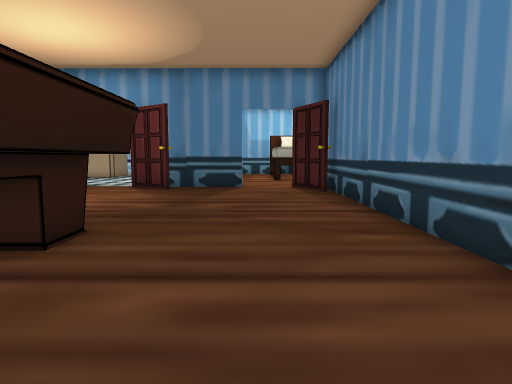
view 1 (above)

24 first-person views from a walk through a Unity game level. The camera is 1.3 m above the floor, tilts 6° down and sees 75° across. The floor is counted in squares, 1 m on a side. Each view is taken from the middle of a square. On the plan, view 1 faces up. The plan holds only what a view shows up to about 14 squares ahead; the rest is blank. The place goes on beyond the plan. The player character is not drawn. Door leaves are left out, so doorways stand open. Some surface patterns are stand-ins.

view 2
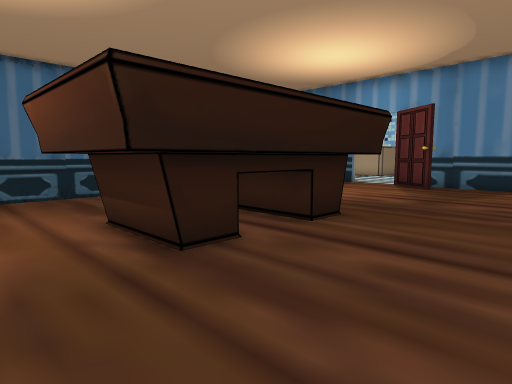

view 3
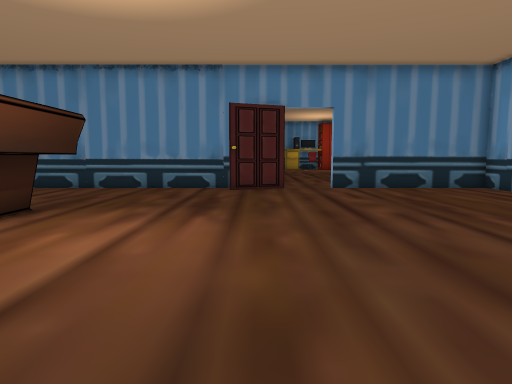

view 4
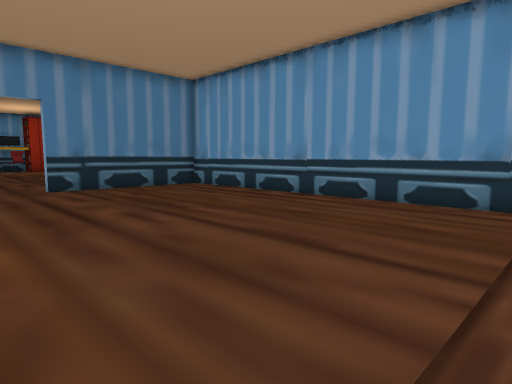

view 5
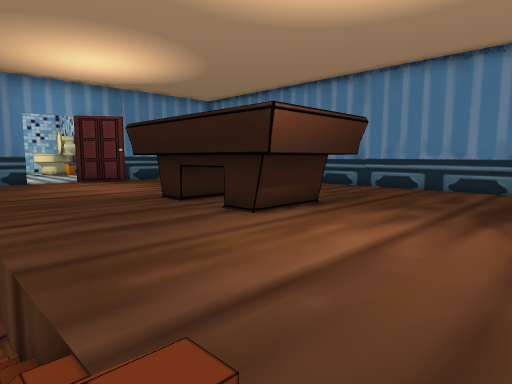

view 6
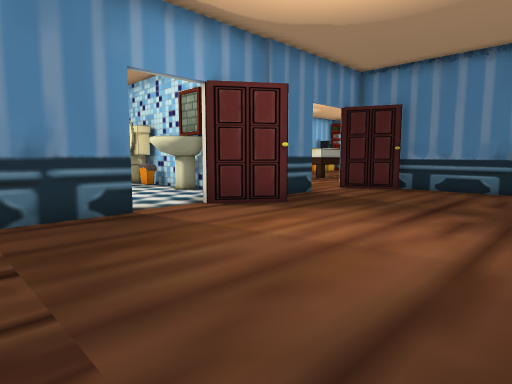

view 7
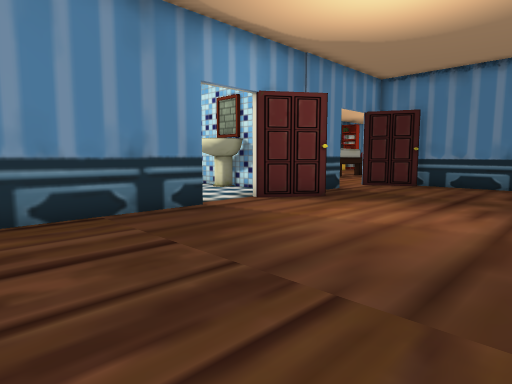

view 8
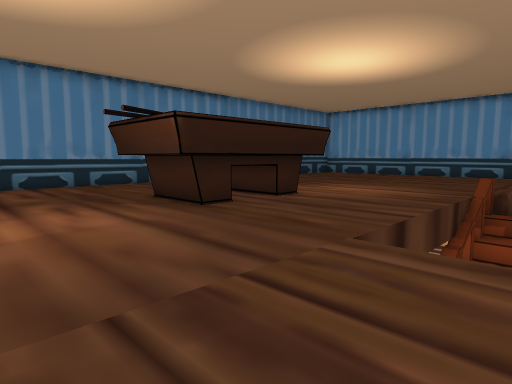

view 9
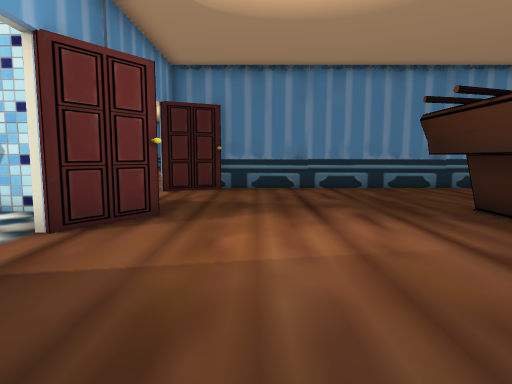

view 10
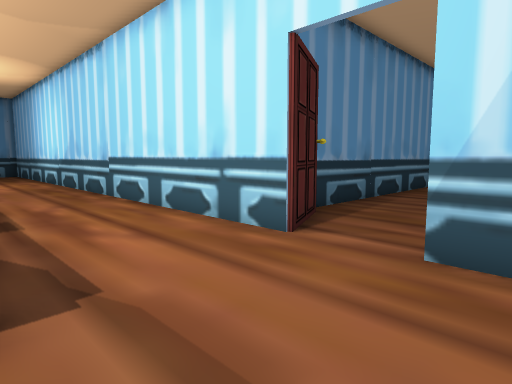

view 11
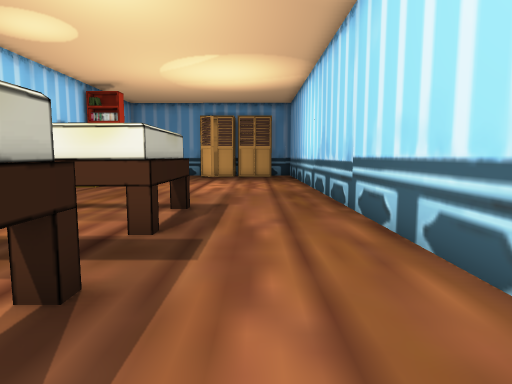

view 12
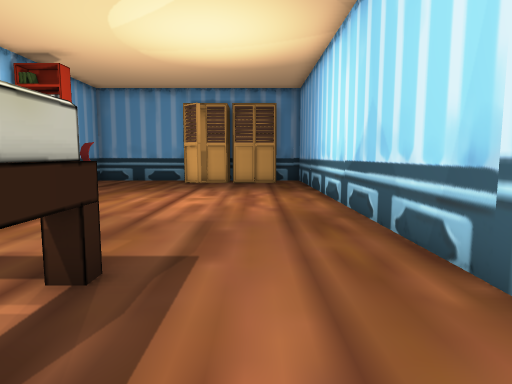

view 13
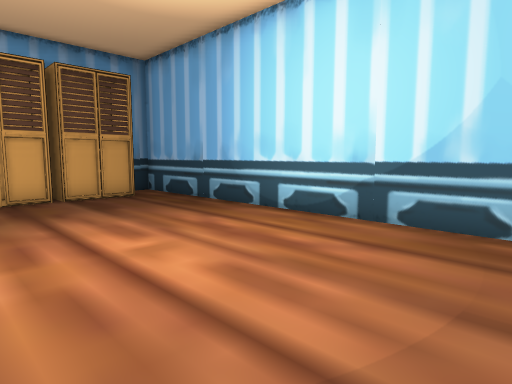

view 14
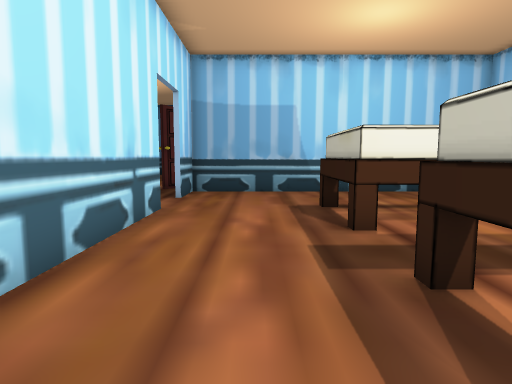

view 15
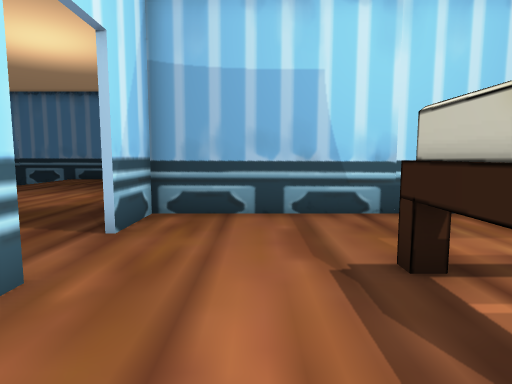

view 16
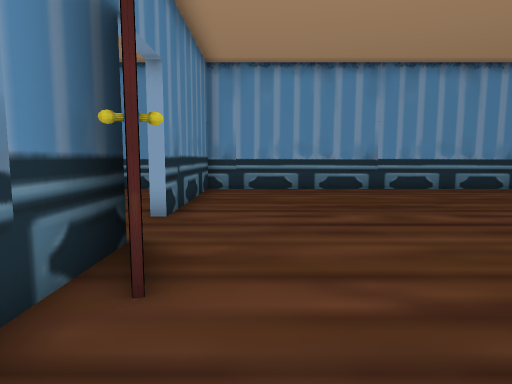

view 17
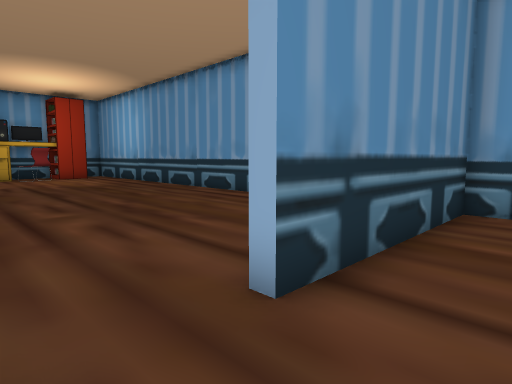

view 18
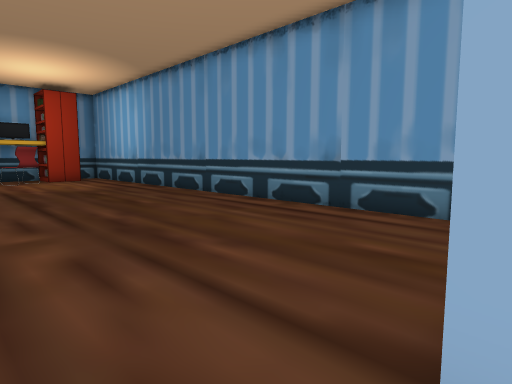

view 19
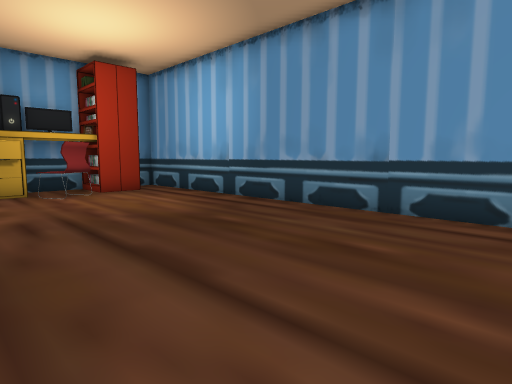

view 20
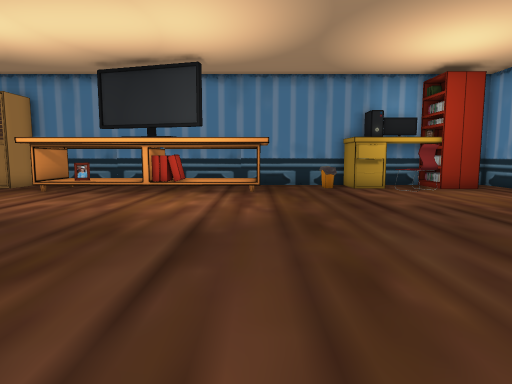

view 21
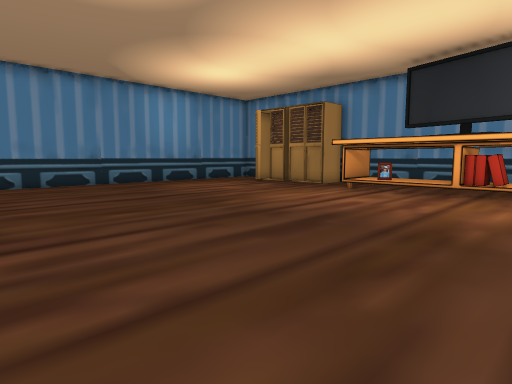

view 22
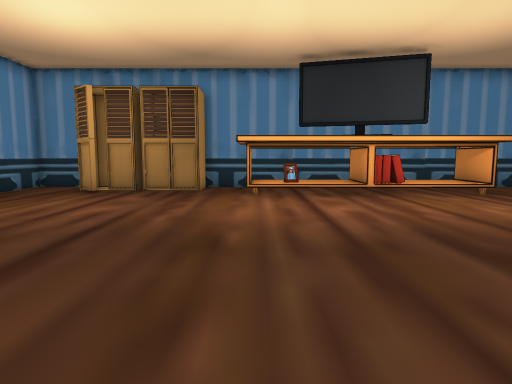

view 23
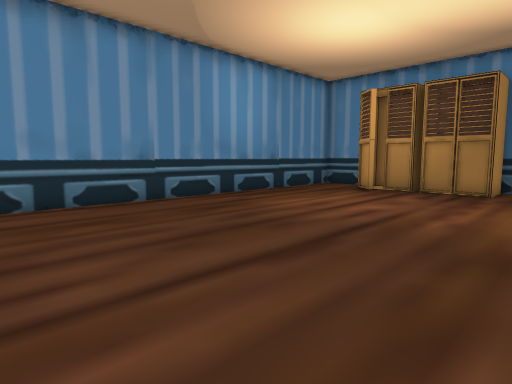

view 24
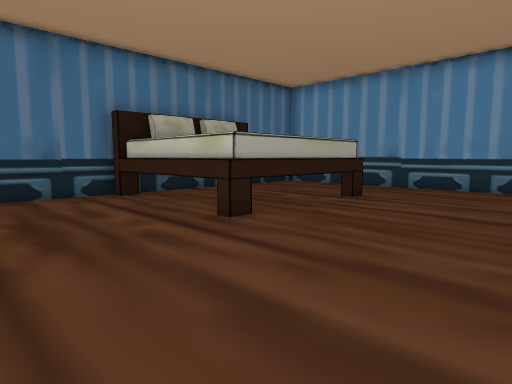

### Floor plan
Key: @ floor where view 1 was taken; # wall or solid block; . floor; ^ raised ledge; v drop or lower ground; C closet; E desk; H chair; P pillow.
Columns run from 13 left of view 1 to 23 right of it. Each row starts with its distance up from view 1.
 21           #...^  ^..   ...........  C
 20         ..#...^  ^..^  ............CC
 19         .##...^###..###.............C
 18        ..##.........................C
 17        ...#.........................C
 16       ....#.........................#
 15  #####..###..........................
 14  .......#####..######################
 13  ..............##     ...............
 12  ...............#   ................C
 11 ................#   ...............CC
 10 ................#     ^.............C
  9 ................#P    ^.............C
  8 ................#P    ^.............C
  7 ................#P    ^.............C
  6  vv....####.....#     ^..............
  5    ....####.....#######............##
  4    ....####.....#..................#
  3    ....##  .....#..................#
  2    ....####.....#..................#
  1   v....####.....#..................##
  0   v..........@..#     .............#
 -1  vv.............#      ............#
 -2   v.............#     . ...........#
 -3   v............##     . ...........##
 -4   ..............#       .............
 -5   ..............#..     .............
 -6   ..................................^
 -7   ..................................#
 -8   ..............#...................E
 -9    .............#..................HH
-10    .............#..................HH
-11    .............#...................#
-12    .............#...................#
-13    .............# ...................
-14    ##################################

Positions as (right, up) in squares from view 1, and headings:
1: (0, 0), facing up
2: (1, -1), facing up-left
3: (-11, -4), facing right
4: (-11, -4), facing down-right
5: (-11, -4), facing up-right
6: (-11, 7), facing up-right
7: (-13, 7), facing up-right
8: (-13, 11), facing down-right
9: (-11, 11), facing right
10: (-2, 19), facing down-right
11: (1, 17), facing right
12: (6, 17), facing right
13: (12, 21), facing down-right
14: (10, 17), facing left
15: (5, 17), facing left
16: (1, 0), facing down
17: (1, -5), facing down-right
18: (3, -6), facing down-right
19: (10, -6), facing down-right
20: (9, -3), facing right
21: (9, -2), facing up-right
22: (10, 5), facing right
23: (10, 5), facing up-right
24: (15, 0), facing up-left
